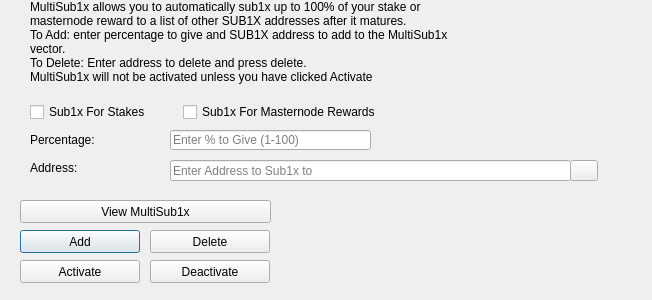
<?xml version="1.0" encoding="UTF-8"?>
<ui version="4.0">
 <class>MultiSub1xDialog</class>
 <widget class="QDialog" name="MultiSub1xDialog">
  <property name="windowModality">
   <enum>Qt::NonModal</enum>
  </property>
  <property name="geometry">
   <rect>
    <x>0</x>
    <y>0</y>
    <width>652</width>
    <height>300</height>
   </rect>
  </property>
  <property name="windowTitle">
   <string>MultiSub1x</string>
  </property>
  <widget class="QLineEdit" name="multiSub1xPercentEdit">
   <property name="geometry">
    <rect>
     <x>170</x>
     <y>130</y>
     <width>201</width>
     <height>20</height>
    </rect>
   </property>
   <property name="toolTip">
    <string>Enter whole numbers 1 - 100</string>
   </property>
   <property name="placeholderText">
    <string>Enter % to Give (1-100)</string>
   </property>
  </widget>
  <widget class="QLineEdit" name="multiSub1xAddressEdit">
   <property name="geometry">
    <rect>
     <x>170</x>
     <y>160</y>
     <width>401</width>
     <height>21</height>
    </rect>
   </property>
   <property name="toolTip">
    <string/>
   </property>
   <property name="placeholderText">
    <string>Enter Address to Sub1x to</string>
   </property>
  </widget>
  <widget class="QLabel" name="label_2">
   <property name="geometry">
    <rect>
     <x>30</x>
     <y>0</y>
     <width>451</width>
     <height>121</height>
    </rect>
   </property>
   <property name="lineWidth">
    <number>1</number>
   </property>
   <property name="text">
    <string>MultiSub1x allows you to automatically sub1x up to 100% of your stake or masternode reward to a list of other SUB1X addresses after it matures.
To Add: enter percentage to give and SUB1X address to add to the MultiSub1x vector.
To Delete: Enter address to delete and press delete.
MultiSub1x will not be activated unless you have clicked Activate</string>
   </property>
   <property name="alignment">
    <set>Qt::AlignLeading|Qt::AlignLeft|Qt::AlignTop</set>
   </property>
   <property name="wordWrap">
    <bool>true</bool>
   </property>
  </widget>
  <widget class="QLabel" name="message">
   <property name="geometry">
    <rect>
     <x>290</x>
     <y>200</y>
     <width>351</width>
     <height>91</height>
    </rect>
   </property>
   <property name="text">
    <string/>
   </property>
  </widget>
  <widget class="QPushButton" name="addButton">
   <property name="geometry">
    <rect>
     <x>20</x>
     <y>230</y>
     <width>120</width>
     <height>23</height>
    </rect>
   </property>
   <property name="toolTip">
    <string/>
   </property>
   <property name="statusTip">
    <string>Add to MultiSub1x Vector</string>
   </property>
   <property name="text">
    <string>Add</string>
   </property>
  </widget>
  <widget class="QPushButton" name="disableButton">
   <property name="geometry">
    <rect>
     <x>150</x>
     <y>260</y>
     <width>120</width>
     <height>23</height>
    </rect>
   </property>
   <property name="statusTip">
    <string>Deactivate MultiSub1x</string>
   </property>
   <property name="text">
    <string>Deactivate</string>
   </property>
  </widget>
  <widget class="QPushButton" name="addressBookButton">
   <property name="geometry">
    <rect>
     <x>570</x>
     <y>160</y>
     <width>28</width>
     <height>21</height>
    </rect>
   </property>
   <property name="toolTip">
    <string>Choose an address from the address book</string>
   </property>
   <property name="text">
    <string/>
   </property>
   <property name="icon">
    <iconset resource="../sub1x.qrc">
     <normaloff>:/icons/address-book</normaloff>:/icons/address-book</iconset>
   </property>
   <property name="shortcut">
    <string>Alt+A</string>
   </property>
   <property name="autoDefault">
    <bool>false</bool>
   </property>
  </widget>
  <widget class="QLabel" name="label">
   <property name="geometry">
    <rect>
     <x>30</x>
     <y>130</y>
     <width>121</width>
     <height>20</height>
    </rect>
   </property>
   <property name="toolTip">
    <string>Percentage of stake to sub1x</string>
   </property>
   <property name="text">
    <string>Percentage:</string>
   </property>
  </widget>
  <widget class="QLabel" name="label_5">
   <property name="geometry">
    <rect>
     <x>30</x>
     <y>160</y>
     <width>111</width>
     <height>16</height>
    </rect>
   </property>
   <property name="toolTip">
    <string>Address to sub1x portion of stake to</string>
   </property>
   <property name="text">
    <string>Address:</string>
   </property>
  </widget>
  <widget class="QPushButton" name="deleteButton">
   <property name="geometry">
    <rect>
     <x>150</x>
     <y>230</y>
     <width>120</width>
     <height>23</height>
    </rect>
   </property>
   <property name="toolTip">
    <string/>
   </property>
   <property name="statusTip">
    <string>Delete Address From MultiSub1x Vector</string>
   </property>
   <property name="text">
    <string>Delete</string>
   </property>
  </widget>
  <widget class="QPushButton" name="activateButton">
   <property name="geometry">
    <rect>
     <x>20</x>
     <y>260</y>
     <width>120</width>
     <height>23</height>
    </rect>
   </property>
   <property name="statusTip">
    <string>Activate MultiSub1x</string>
   </property>
   <property name="text">
    <string>Activate</string>
   </property>
  </widget>
  <widget class="QPushButton" name="viewButton">
   <property name="geometry">
    <rect>
     <x>20</x>
     <y>200</y>
     <width>251</width>
     <height>23</height>
    </rect>
   </property>
   <property name="toolTip">
    <string/>
   </property>
   <property name="statusTip">
    <string>View MultiSub1x Vector</string>
   </property>
   <property name="text">
    <string>View MultiSub1x</string>
   </property>
  </widget>
  <widget class="QWidget" name="horizontalLayoutWidget">
   <property name="geometry">
    <rect>
     <x>30</x>
     <y>100</y>
     <width>351</width>
     <height>24</height>
    </rect>
   </property>
   <layout class="QHBoxLayout" name="horizontalLayout">
    <item>
     <widget class="QCheckBox" name="multiSub1xStakeCheckBox">
      <property name="text">
       <string>Sub1x For Stakes</string>
      </property>
     </widget>
    </item>
    <item>
     <widget class="QCheckBox" name="multiSub1xMasternodeCheckBox">
      <property name="text">
       <string>Sub1x For Masternode Rewards</string>
      </property>
     </widget>
    </item>
   </layout>
  </widget>
 </widget>
 <resources>
  <include location="../sub1x.qrc"/>
 </resources>
 <connections/>
</ui>
